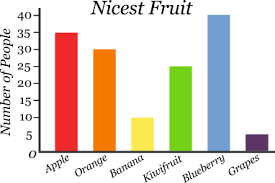
#> input picture data_test/bar_img_failed/real_bar_0.png, 275 x 183 px; its folder holds only this picture in this run
$ python -i txt_extract.py   (imports and definitions only)   (older library calls are emulated)
#> lines starting #> are read from the running program, lines starting #| are printed output that depends on the picture; after the words box and inside, x2 and y2 are one past the last pixel; in counts of white or black regions, pixels touching at a corner belong together
# coding: utf-8

import os
import numpy as np
import matplotlib.pyplot as plt
import matplotlib.cm as c_map
import matplotlib.patches as mpatches
from PIL import Image
from skimage import io as skimgIO
from skimage.filters import (sobel, threshold_otsu)
from skimage.transform import (hough_line, hough_line_peaks,
                               probabilistic_hough_line, resize, rotate,
                               hough_circle, hough_circle_peaks)
from skimage.exposure import histogram
from skimage.feature import canny, corner_harris, corner_peaks, corner_subpix, hog
from skimage.color import (rgb2gray, label2rgb)
from skimage.measure import (label, regionprops)
from skimage import morphology
import cv2 as cv


def txt_bbox_detection(img_path, result_img_dump):
#> called with img_path = 'data_test/bar_img_failed/real_bar_0.png', result_img_dump = 'out.png'
    try:
        '''
        IMG = Image.open(img_path)
        img_ori = np.asarray(IMG, dtype='uint8')  # 8 bit RGB
        '''
        img_ori = skimgIO.imread(img_path)
#> img_ori is the input picture: shape (183, 275, 3); mean R, G, B 228.1, 217.8, 206.3
    except ValueError:
        fp = open('log_imgIO.txt', 'a')
        fp.writelines( img_path )
        fp.close()
        return([])
    #img_ori = skimgIO.imread(img_path)   #<class 'imageio.core.util.Array'>
    img_gray = rgb2gray(img_ori)   #<class 'numpy.ndarray'>
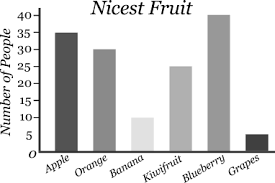
#> img_gray: shape (183, 275) float64; min 0, max 1, mean 0.859

    ##############   灰度图直接进行阈值分割，二值化    ################
    # 二值化
    thresh = threshold_otsu(img_gray)
#> thresh = 0.725
    img_binary = img_gray < thresh
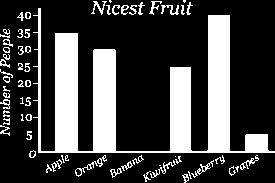
#> img_binary: shape (183, 275) bool; 26.1% white; 63 white regions (12 under 20 px), largest, box (x1, y1, x2, y2) and area: (33, 8, 275, 153) 11144, (75, 155, 107, 177) 116, (150, 160, 176, 178) 93
    img_height, img_width = img_binary.shape

    # closeing
    kernel_size = 4

    if img_width*img_height < 400000:
        kernel_size = 3
    if img_width*img_height < 200000:
        kernel_size = 2
    if img_width*img_height < 100000:
        kernel_size = 1

    img_close = morphology.closing(img_binary,selem=np.ones((kernel_size,kernel_size), dtype=np.uint8))

    label_img, label_num = label(img_close, background=None, return_num=True, connectivity=2)
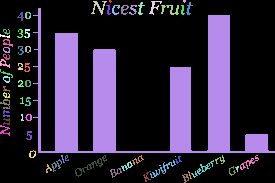
#> label_img: shape (183, 275) int32; 64 distinct labels, from 0 to 63; one colour per label, 0 black
#> label_num = 63

    image_label_overlay = label2rgb(label_img, image=img_binary)

    label_rm = []
    bbox_thresh = img_width*img_height//32000

    for region in regionprops(label_img):
        # take regions with large enough areas and remove region 离心率大于0.993的区域（线状区域）
        if (img_height*img_width) // 40 >=region.bbox_area >= bbox_thresh \
                and region.eccentricity < 0.994:
            # remove area/凸包面积大于0.97的区域（整体的块状区域，无孔洞）
            if (region.area > 40 and region.solidity <0.9) or region.area <=40:
                # draw rectangle around segmented coins
                '''
                minr, minc, maxr, maxc = region.bbox
                rect = mpatches.Rectangle((minc, minr), maxc - minc, maxr - minr,
                                        fill=False, edgecolor='red', linewidth=1)

                '''

            else:
                label_rm.append(region.label)

            if region.area < 10:
                label_rm.append(region.label)

        else:
            label_rm.append(region.label)
#> this loop made 63 passes
#> after the loop, label_rm = [1, 2, 13, 50, 57]


    # 将去除干扰元素后的字母元素提取出来
    label_rm.append(0)
    img_crop = np.isin(label_img, label_rm, invert=True)
#> img_crop: shape (183, 275) bool; 3.9% white in thin lines or dots

    # 腐蚀操作
    kernel_size = 5
    if img_height*img_width < 400000:
        kernel_size = 4
    if img_height*img_width < 200000:
        kernel_size = 3
    if img_height*img_width < 100000:
        kernel_size = 2
    if img_height*img_width < 70000:
        kernel_size = 1

    print("*****************", kernel_size, "*******************")
    kernel = morphology.disk(kernel_size)
    img_dialtion1 = morphology.dilation(img_crop, kernel)
#> img_dialtion1: shape (183, 275) bool; 8.6% white; 20 white regions, largest, box (x1, y1, x2, y2) and area: (90, 0, 146, 16) 519, (148, 0, 194, 16) 403, (0, 85, 11, 137) 400
    ##################  灰度图文本检测 end    ####################


    #################  利用边缘进行文本检测   ##################
    # 二值化
    img_sobel = sobel(img_gray)
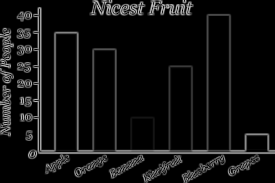
#> img_sobel: shape (183, 275) float64; min 0, max 0.756, mean 0.063
    thresh = threshold_otsu(img_sobel)
#> thresh = 0.202
    img_binary = img_sobel > thresh*0.94
#> img_binary: shape (183, 275) bool; 14.1% white in thin lines or dots
    # closeing
    kernel_size = 4

    if img_height*img_width < 400000:
        kernel_size = 3
    if img_height*img_width < 200000:
        kernel_size = 2
    if img_height*img_width < 100000:
        kernel_size = 1

    img_close = morphology.closing(img_binary,selem=np.ones((kernel_size,kernel_size), dtype=np.uint8))
    label_img,label_num = label(img_close, background=None, return_num=True, connectivity=2)
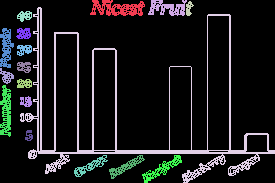
#> label_img: shape (183, 275) int32; 18 distinct labels, from 0 to 17; one colour per label, 0 black
#> label_num = 17

    image_label_overlay = label2rgb(label_img, image=img_binary)

    label_rm = []
    bbox_thresh = img_width*img_height/12000
    # 根据region属性筛选连通域
    for region in regionprops(label_img):
            # take regions with large enough areas

        if (img_height*img_width) // 40 >=region.bbox_area >= bbox_thresh \
                    and region.eccentricity < 0.994:

            #if (region.area > 40 and region.solidity <0.9) or region.area <=40:

            #去除方框
            if region.solidity < 0.4 and region.convex_area/region.bbox_area >= 0.85:
                label_rm.append(region.label)

            #去除小线段
            if region.area == region.convex_area:
                label_rm.append(region.label)

            if region.area >=10:
                # draw rectangle around segmented coins
                '''
                minr, minc, maxr, maxc = region.bbox
                rect = mpatches.Rectangle((minc, minr), maxc - minc, maxr - minr,
                                        fill=False, edgecolor='red', linewidth=1)

                '''

            else:
                label_rm.append(region.label)
        else:
            label_rm.append(region.label)
#> this loop made 17 passes
#> after the loop, label_rm = [4]

    # 将去除干扰元素后的字母元素提取出来
    label_rm.append(0)
    img_crop = np.isin(label_img, label_rm, invert=True)
#> img_crop: shape (183, 275) bool; 6.2% white in thin lines or dots, all inside (x1, y1, x2, y2) = (0, 0, 194, 183)

    # 腐蚀操作
    kernel_size = 4
    if img_width*img_height < 400000:
        kernel_size = 3
    if img_width*img_height < 200000:
        kernel_size = 2
    if img_width*img_height < 100000:
        kernel_size = 1
    print("*****************", kernel_size, "*******************")
    kernel = morphology.disk(kernel_size)
    img_dialtion2 = morphology.dilation(img_crop, kernel)
#> img_dialtion2: shape (183, 275) bool; 9.5% white; 13 white regions, largest, box (x1, y1, x2, y2) and area: (0, 27, 15, 138) 1160, (89, 0, 146, 17) 746, (147, 0, 195, 17) 607

    ####################  边缘信息检测文本 end   #################


    ######################## 结合两者检测结果  #######
    img_dialtion = np.logical_or(img_dialtion1, img_dialtion2)
#> img_dialtion: shape (183, 275) bool; 11.4% white; 18 white regions, largest, box (x1, y1, x2, y2) and area: (0, 27, 15, 138) 1161, (89, 0, 146, 17) 746, (147, 0, 195, 17) 607

    # 再次连通域检测
    label_txt, label_num = label(img_dialtion, background=None, return_num=True, connectivity=2)
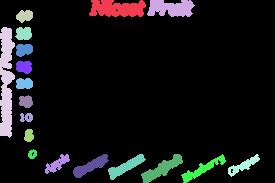
#> label_txt: shape (183, 275) int32; 19 distinct labels, from 0 to 18; one colour per label, 0 black
#> label_num = 18

    #文本框识别结果img
    img_show = cv.cvtColor(img_ori[:,:,:3], cv.COLOR_RGB2BGR)

    txt_bbox_cent = []
    txt_bbox = []
    txt_label = []
    txt_convex_image = []
    txt_minRect_info = []
    #txt_img_forOCR = []

    for region in regionprops(label_txt):
        # save some information
        txt_bbox_cent.append(region.centroid)
        txt_bbox.append(region.bbox)
        txt_label.append(region.label)
        txt_convex_image.append(region.convex_image)

        # 根据最小凸包的面积和bbox面积比确定文本是否倾斜
        if region.convex_area/region.bbox_area < 0.6:
            #利用opencv 最小外接矩形来检测文本框并获取矫正角度
            rect = cv.minAreaRect(np.argwhere(label_txt.T == region.label))
            # note：opencv的x，y轴分别对应图像的column和row。
            #注意这里label_txt的转置，目的是使得图像中像素的行列值与opencv的xy坐标值对应， 否则会出现怪异的结果
            #最终返回的描述最小外接矩形的（中心(x,y), (宽,高), 旋转角度），其中xy是opencv下的xy轴坐标，其中x对应图像的column，y对应row

            # draw rectangle in red color
            box = cv.boxPoints(rect) # 获取最小外接矩形的4个顶点坐标
            box = np.int64(box)
            cv.drawContours(img_show, [box], 0, (0, 0, 255), 2)
            #cv.polylines(img, pts=[box], isClosed=True, color=(0,0,255), thickness=1)

            #### 需要返回的region局部最小外接矩形的特征描述
            local_minRect = cv.minAreaRect(np.argwhere(region.convex_image.T))
            txt_minRect_info.append(local_minRect)
            ####
        else:
            minr, minc, maxr, maxc = region.bbox
            # 判断竖直文本
            if (maxr-minr)/(maxc-minc)>2:
                # minRect_temp ：（中心(x,y), (宽,高), 旋转角度）
                minRect_temp = ((region.local_centroid[1],region.local_centroid[0]),(maxr-minr, maxc-minc), -90)
                # draw rectangle on img_show
                cv.rectangle(img_show, (minc,minr), (maxc, maxr), (0,255,0), 2)
            else:
                minRect_temp = ((region.local_centroid[1],region.local_centroid[0]),(maxc-minc, maxr-minr), 0)
                # draw
                cv.rectangle(img_show, (minc,minr), (maxc, maxr), (0,0,255), 2)
            # 存储region局部最小外接矩形的特征描述
            txt_minRect_info.append((minRect_temp))
#> this loop made 18 passes
#> (minr, minc, maxr, maxc, minRect_temp) on passes 1 to 8: (0, 89, 17, 146, ((27.76, 8.27), (57, 17), 0)), (0, 147, 17, 195, ((23.68, 7.88), (48, 17), 0)), (10, 16, 23, 33, ((8.25, 5.51), (17, 13), 0)), (27, 0, 138, 15, ((5.97, 54.22), (111, 15), -90)), (27, 15, 40, 32, ((8.31, 6.11), (17, 13), 0)), (44, 16, 57, 33, ((7.58, 5.33), (17, 13), 0)), (61, 16, 74, 32, ((7.71, 5.49), (16, 13), 0)), (78, 16, 89, 33, ((7.88, 5.21), (17, 11), 0))
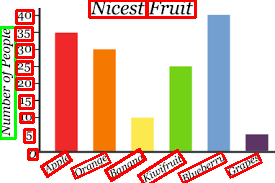
#> img_show: shape (183, 275, 3); mean B, G, R 185.4, 199.4, 226.4
#> after the loop, txt_bbox = 18 items, first 6: (0, 89, 17, 146), (0, 147, 17, 195), (10, 16, 23, 33), (27, 0, 138, 15), (27, 15, 40, 32), (44, 16, 57, 33); txt_bbox_cent = 18 items, first 6: (8.27, 116.8), (7.88, 170.7), (15.51, 24.25), (81.22, 5.97), (33.11, 23.31), (49.33, 23.58); txt_convex_image = 18 items; txt_label = [1, 2, 3, 4, 5, 6, 7, 8, 9, 10, 11, 12, 13, 14, 15, 16, 17, 18]; txt_minRect_info = 18 items

    if result_img_dump:
        fig, ax = plt.subplots(figsize=(10,8))
        ax.imshow(cv.cvtColor(img_show, cv.COLOR_BGR2RGB))
        plt.savefig(os.path.join(result_img_dump, os.path.basename(img_path) + "_txt_bbox.png"))
        plt.close(fig)

    return cv.cvtColor(img_show, cv.COLOR_BGR2RGB), txt_bbox, txt_minRect_info


# [18 lines not run here, left out]


>>> result = txt_bbox_detection('data_test/bar_img_failed/real_bar_0.png', 'out.png')

$ run again, on data_test/bar_img_failed/real_bar_1.png
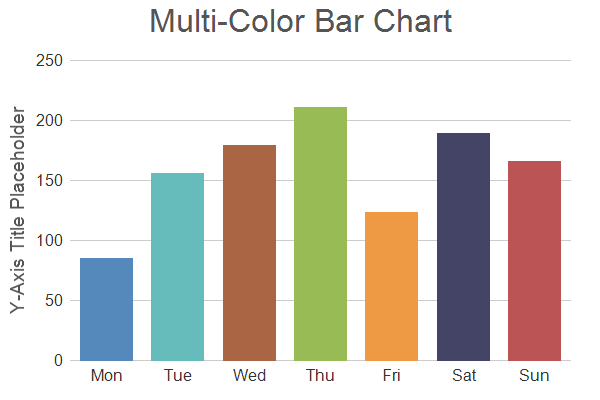
#> input picture data_test/bar_img_failed/real_bar_1.png, 600 x 400 px
#> in txt_bbox_detection, img_ori is the input picture: shape (400, 600, 3); mean R, G, B 218.6, 214.7, 207.4
#> in txt_bbox_detection, `thresh = threshold_otsu(img_gray)`: thresh = 0.748
#> in txt_bbox_detection, `label_img, label_num = label(img_close, background=None, return_num=Tr..`: label_num = 46
#> the loop in txt_bbox_detection, `for region in regionprops(label_img):` made 46 passes
#> after the loop in txt_bbox_detection, `for region in regionprops(label_img):`: label_rm = [3, 5, 18, 21, 22, 24, 25, 29, 33]
#> img_dialtion1: shape (400, 600) bool; 7.4% white; 19 white regions, largest, box (x1, y1, x2, y2) and area: (147, 5, 272, 36) 3004, (6, 102, 28, 256) 2715, (370, 5, 456, 36) 2040
#> in txt_bbox_detection, `thresh = threshold_otsu(img_sobel)`: thresh = 0.187
#> in txt_bbox_detection, `label_img,label_num = label(img_close, background=None, return_num=Tru..`: label_num = 28
#> the loop in txt_bbox_detection, `for region in regionprops(label_img):` made 28 passes
#> after the loop in txt_bbox_detection, `for region in regionprops(label_img):`: label_rm = [7, 9, 10, 11, 12, 14, 17]
#> img_dialtion2: shape (400, 600) bool; 7.6% white; 18 white regions, largest, box (x1, y1, x2, y2) and area: (147, 5, 309, 36) 3952, (6, 103, 28, 256) 2735, (370, 5, 456, 36) 2056
#> img_dialtion: shape (400, 600) bool; 7.6% white; 18 white regions, largest, box (x1, y1, x2, y2) and area: (147, 5, 309, 36) 3955, (6, 102, 28, 256) 2740, (370, 5, 456, 36) 2063
#> in txt_bbox_detection, `label_txt, label_num = label(img_dialtion, background=None, return_num..`:
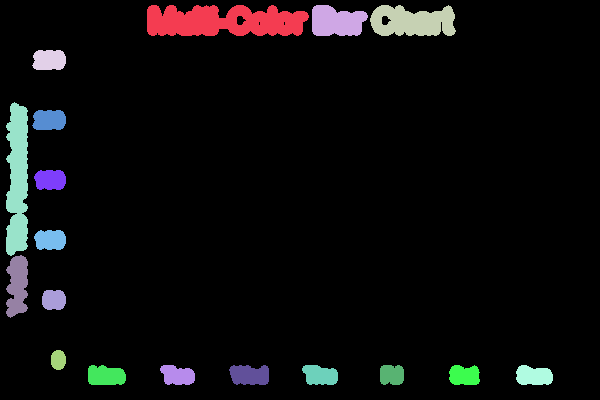
#> label_txt: shape (400, 600) int32; 19 distinct labels, from 0 to 18; one colour per label, 0 black
#> in txt_bbox_detection, `label_txt, label_num = label(img_dialtion, background=None, return_num..`: label_num = 18
#> the loop in txt_bbox_detection, `for region in regionprops(label_txt):` made 18 passes
#> (minr, minc, maxr, maxc, minRect_temp) on passes 1 to 8: (5, 147, 36, 309, ((76.18, 16.15), (162, 31), 0)), (5, 312, 36, 368, ((24.18, 16.25), (56, 31), 0)), (5, 370, 36, 456, ((42.37, 16.34), (86, 31), 0)), (50, 32, 70, 66, ((16.8, 9.64), (34, 20), 0)), (102, 6, 256, 28, ((11.2, 77.4), (154, 22), -90)), (110, 32, 130, 66, ((16.8, 9.67), (34, 20), 0)), (170, 34, 190, 66, ((15.91, 9.44), (32, 20), 0)), (230, 34, 250, 66, ((15.93, 9.49), (32, 20), 0))
#> after the loop in txt_bbox_detection, `for region in regionprops(label_txt):`:
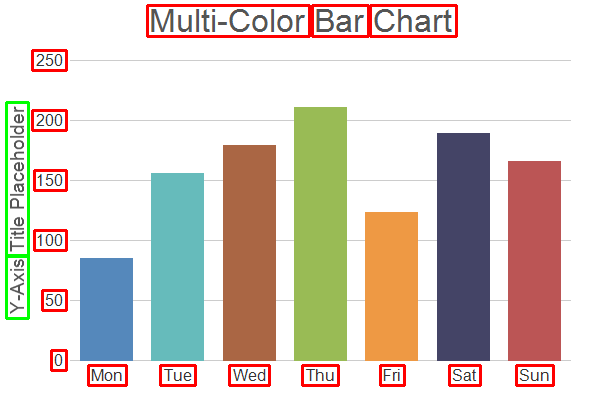
#> img_show: shape (400, 600, 3); mean B, G, R 199.1, 207.9, 217
#> after the loop in txt_bbox_detection, `for region in regionprops(label_txt):`: txt_bbox = 18 items, first 6: (5, 147, 36, 309), (5, 312, 36, 368), (5, 370, 36, 456), (50, 32, 70, 66), (102, 6, 256, 28), (110, 32, 130, 66); txt_bbox_cent = 18 items, first 6: (21.15, 223.2), (21.25, 336.2), (21.34, 412.4), (59.64, 48.8), (179.4, 17.2), (119.7, 48.8); txt_convex_image = 18 items; txt_label = [1, 2, 3, 4, 5, 6, 7, 8, 9, 10, 11, 12, 13, 14, 15, 16, 17, 18]; txt_minRect_info = 18 items
